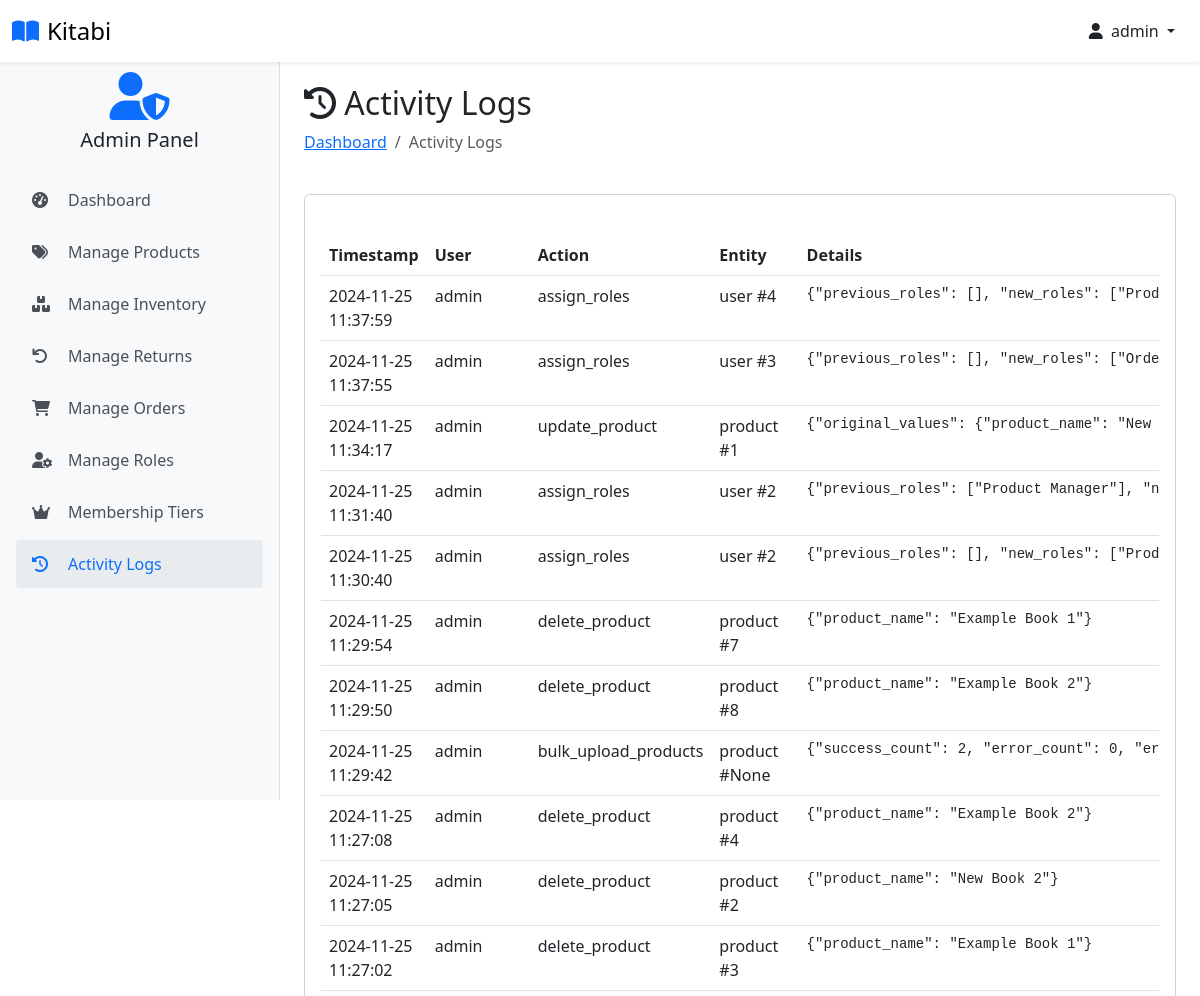
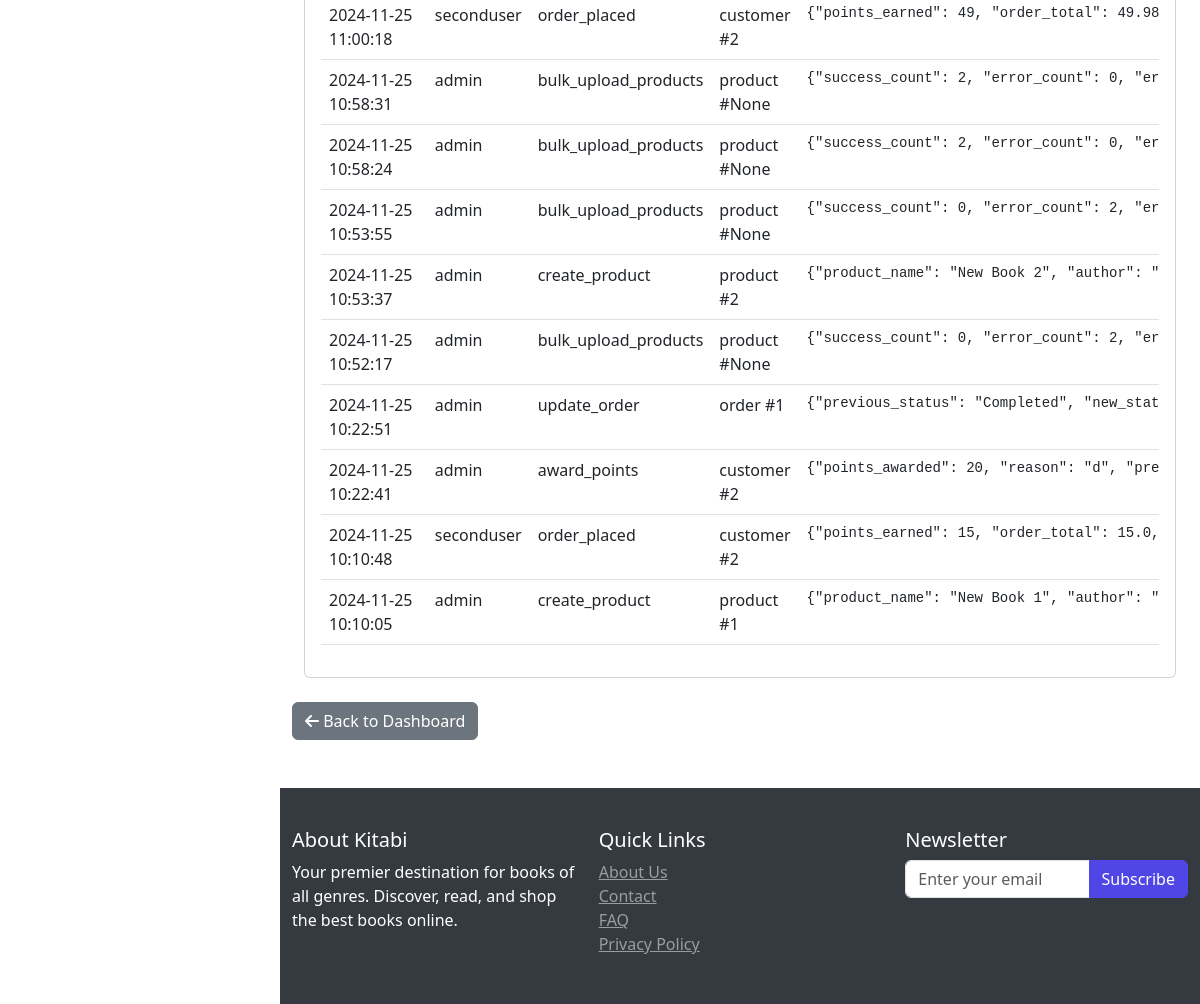
The app's page /activity-logs (signed in) with its own data (2 pictures, top to bottom).
### website/models.py (models this page shows, shortened)
class Customer(db.Model, UserMixin):
    id = db.Column(db.Integer, primary_key=True)
    full_name = db.Column(db.String(100), nullable=False)
    email = db.Column(db.String(100), unique=True, nullable=False)
    username = db.Column(db.String(100), unique=True, nullable=False)
    password_hash = db.Column(db.String(200), nullable=False)
    date_joined = db.Column(db.DateTime(), default=datetime.utcnow)
    is_admin_val = db.Column(db.Boolean, default=False)
    last_login = db.Column(db.DateTime)
    status = db.Column(db.String(20), default='active')
    membership_tier_id = db.Column(db.Integer, db.ForeignKey('membership_tier.id'), default=1)  # Default to Normal
    points = db.Column(db.Integer, default=0)
    membership_tier = db.relationship('MembershipTier', backref='customers')
    cart_items = db.relationship('Cart', back_populates='customer', lazy=True)
    orders = db.relationship('Order', back_populates='customer', lazy=True)
    activity_logs = db.relationship('ActivityLog', back_populates='user', lazy=True)
    returns = db.relationship('Return', foreign_keys='Return.customer_link', back_populates='customer', lazy=True)
    roles = db.relationship(
        'Role',
        secondary=user_roles,
        back_populates='users',
        lazy='dynamic'
    )
    @property
    def password(self):
        raise AttributeError('Password is not a readable Attribute')
    @property
    def is_admin(self):
        return self.is_admin_val or any(
            role.name in ['Super Admin', 'Product Manager', 'Order Manager']
            for role in self.roles
        )
    def has_permission(self, permission):
        if not self.roles:
            return False
        for role in self.roles:
            permissions = role.permissions or []
            if permission in permissions:
                return True
        return False

class ActivityLog(db.Model):
    id = db.Column(db.Integer, primary_key=True)
    user_id = db.Column(db.Integer, db.ForeignKey('customer.id'), nullable=False)
    action = db.Column(db.String(100), nullable=False)
    entity_type = db.Column(db.String(50))
    entity_id = db.Column(db.Integer)
    details = db.Column(db.JSON)
    ip_address = db.Column(db.String(50))
    timestamp = db.Column(db.DateTime, default=datetime.utcnow)
    user = db.relationship('Customer', back_populates='activity_logs')

### website/admin.py (the view)
@admin.route('/activity-logs')
@login_required
@admin_required
@check_permission('view_reports')
def view_activity_logs():
    logs = ActivityLog.query.order_by(ActivityLog.timestamp.desc()).all()
    return render_template('activity_logs.html', logs=logs)

### website/templates/activity_logs.html (shortened to what this page needs)
{% extends 'base.html' %}
{% block body %}
<div class="container  ">
    <div class="row mb-4">
        <div class="col">
            <h2><i class="fas fa-history"></i> Activity Logs</h2>
            <nav aria-label="breadcrumb">
                <ol class="breadcrumb">
                    <li class="breadcrumb-item"><a href="{{ url_for('admin.admin_page') }}">Dashboard</a></li>
                    <li class="breadcrumb-item active">Activity Logs</li>
                </ol>
            </nav>
        </div>
    </div>
    <div class="card">
        <div class="card-body">
            <div class="table-responsive">
                <table class="table table-hover">
                    <thead>
                        <tr>
                            <th>Timestamp</th>
                            <th>User</th>
                            <th>Action</th>
                            <th>Entity</th>
                            <th>Details</th>
                        </tr>
                    </thead>
                    <tbody>
                        {% for log in logs %}
                        <tr>
                            <td>{{ log.timestamp.strftime('%Y-%m-%d %H:%M:%S') }}</td>
                            <td>{{ log.user.username }}</td>
                            <td>{{ log.action }}</td>
                            <td>
                                {% if log.entity_type %}
                                {{ log.entity_type }} #{{ log.entity_id }}
                                {% endif %}
                            </td>
                            <td>
                                {% if log.details %}
                                <pre class="mb-0"><code>{{ log.details | tojson | safe }}</code></pre>
                                {% endif %}
                            </td>
                        </tr>
                        {% endfor %}
                    </tbody>
                </table>
            </div>
        </div>
    </div>
</div>
<div class="row mt-4 mb-5">
    <div class="col">
        <a href="{{ url_for('admin.admin_page') }}" class="btn btn-secondary">
            <i class="fas fa-arrow-left"></i> Back to Dashboard
        </a>
    </div>
</div>
</div>
{% endblock %}

### website/templates/base.html (shortened to what this page needs)
<!DOCTYPE html>
<html lang="en">
<head>
    <link rel="stylesheet" href="{{ url_for('static', filename='css/bootstrap.min.css') }}">
    <link rel="stylesheet" href="{{ url_for('static', filename='css/owl.carousel.min.css') }}">
    <link rel="stylesheet" href="{{ url_for('static', filename='css/style.css') }}">
    <link rel="stylesheet" href="https://cdnjs.cloudflare.com/ajax/libs/font-awesome/6.0.0/css/all.min.css">
</head>
<body class="{% if current_user.is_authenticated %}{% if current_user.is_admin %}admin-user{% else %}user{% endif %}{% else %}guest{% endif %}">
<nav class="navbar navbar-light bg-white fixed-top shadow-sm">
    <div class="container-fluid">
        <div class="d-flex align-items-center">
            <a class="navbar-brand d-flex align-items-center" href="/">
                <i class="fas fa-book-open text-primary me-2"></i>
                <span class="font-weight-bold">Kitabi</span>
            </a>
        </div>
        <div class="d-flex align-items-center user-nav">
            {% if current_user.is_authenticated %}
                <div class="dropdown">
                    <button class="btn btn-link text-dark text-decoration-none dropdown-toggle" type="button" id="userDropdown" data-bs-toggle="dropdown" aria-expanded="false">
                        <i class="fas fa-user me-1"></i>
                        {{ current_user.username }}
                    </button>
                </div>
            {% else %}
                <a href="{{ url_for('auth.login') }}" class="btn btn-primary">
                    <i class="fas fa-sign-in-alt me-2"></i>Login
                </a>
            {% endif %}
        </div>
    </div>
</nav>
{% if current_user.is_authenticated and current_user.is_admin %}
    <div class="admin-sidebar">
        <div class="text-center mb-4">
            <i class="fas fa-user-shield fa-3x text-primary"></i>
            <h5 class="mt-2">Admin Panel</h5>
        </div>
        <div class="nav flex-column">
            <a class="admin-nav-item" href="{{ url_for('admin.admin_page') }}">
                <i class="fas fa-tachometer-alt"></i>Dashboard
            </a>
            {% if current_user.has_permission('manage_products') %}
            <a class="admin-nav-item" href="{{ url_for('admin.shop_items') }}">
                <i class="fas fa-tags"></i>Manage Products
            </a>
            {% endif %}
            {% if current_user.has_permission('manage_inventory') %}
            <a class="admin-nav-item" href="{{ url_for('admin.inventory_management') }}">
                <i class="fas fa-boxes"></i>Manage Inventory
            </a>
            {% endif %}
            {% if current_user.has_permission('manage_returns') %}
            <a class="admin-nav-item" href="{{ url_for('admin.returns_management') }}">
                <i class="fas fa-undo"></i>Manage Returns
            </a>
            {% endif %}
            {% if current_user.has_permission('manage_orders') %}
            <a class="admin-nav-item" href="{{ url_for('admin.order_view') }}">
                <i class="fas fa-shopping-cart"></i>Manage Orders
            </a>
            {% endif %}
            {% if current_user.has_permission('manage_users') %}
            <a class="admin-nav-item" href="{{ url_for('admin.manage_roles') }}">
                <i class="fas fa-user-cog"></i>Manage Roles
            </a>
            <a class="admin-nav-item" href="{{ url_for('admin.membership_tiers') }}">
                <i class="fas fa-crown"></i>Membership Tiers
            </a>
            {% endif %}
            {% if current_user.has_permission('view_reports') %}
            <a class="admin-nav-item" href="{{ url_for('admin.view_activity_logs') }}">
                <i class="fas fa-history"></i>Activity Logs
            </a>
            {% endif %}
        </div>
    </div>
{% endif %}
    <main class="main-content">
         <div class="container pt-2">
            {% block body %}{% endblock %}
    </main>
    <footer>
         <div class="container pt-2">
            <div class="row">
                <div class="col-md-4">
                    <h5>About Kitabi</h5>
                    <p>Your premier destination for books of all genres. Discover, read, and shop the best books online.</p>
                </div>
                <div class="col-md-4">
                    <h5>Quick Links</h5>
                    <ul class="list-unstyled">
                        <li><a href="#" class="text-white-50">About Us</a></li>
                        <li><a href="#" class="text-white-50">Contact</a></li>
                        <li><a href="#" class="text-white-50">FAQ</a></li>
                    <li><a href="#" class="text-white-50">Privacy Policy</a></li>
                </ul>
            </div>
            <div class="col-md-4">
                <h5>Newsletter</h5>
                <form>
                    <div class="input-group">
                        <input type="email" class="form-control" placeholder="Enter your email">
                        <button class="btn btn-primary" type="submit">Subscribe</button>
                    </div>
                </form>
            </div>
        </div>
    </div>
</footer>
</body>
</html>

### website/static/css/style.css (style rules this page uses)
:root { --primary-color: #4f46e5; --secondary-color: #818cf8; --dark-color: #1f2937; --light-color: #f3f4f6; }
body { font-family: 'Segoe UI', Tahoma, Geneva, Verdana, sans-serif; padding-top: 56px; margin: 0; }
.navbar-brand { font-size: 1.5rem; }
.sidebar, .admin-sidebar { height: calc(100vh - 56px); position: fixed; top: 56px; left: 0; width: 280px; z-index: 1000; overflow-y: auto; transition: transform 0.3s ease-in-out; padding: 1rem; }
.admin-sidebar { background-color: #f8f9fa; border-right: 1px solid rgba(0, 0, 0, 0.1); }
.main-content { padding-top: 20px; min-height: calc(100vh - 56px); transition: margin-left 0.3s ease-in-out; }
body.admin-user .main-content { margin-left: 280px; }
.admin-nav-item { display: flex; align-items: center; padding: 0.75rem 1rem; color: #495057; text-decoration: none; border-radius: 0.25rem; transition: all 0.2s; margin-bottom: 0.25rem; }
.admin-nav-item:hover, .admin-nav-item.active { background-color: #e9ecef; color: #0d6efd; text-decoration: none; }
.admin-nav-item i { width: 1.5rem; margin-right: 0.75rem; }
.btn-primary { background-color: var(--primary-color); border-color: var(--primary-color); }
footer { flex-shrink: 0; position: relative; width: 100%; margin-top: auto; }
@media (min-width: 992px) { body:not(.admin-user) footer, body.admin-user footer { margin-left: 280px; width: calc(100% - 280px); } }

### website/templates/base.html (style rules this page uses)
body { min-height: 100vh; display: flex; flex-direction: column; padding-top: 56px; }
.sidebar, .admin-sidebar { height: calc(100vh - 56px); position: fixed; top: 56px; left: 0; width: 280px; z-index: 1000; overflow-y: auto; transition: transform 0.3s ease-in-out; padding: 1rem; }
.admin-sidebar { background-color: #f8f9fa; border-right: 1px solid rgba(0, 0, 0, 0.1); }
.admin-nav-item { display: flex; align-items: center; padding: 0.75rem 1rem; color: #495057; text-decoration: none; border-radius: 0.25rem; transition: all 0.2s; margin-bottom: 0.25rem; }
.admin-nav-item:hover, .admin-nav-item.active { background-color: #e9ecef; color: #0d6efd; text-decoration: none; }
.admin-nav-item i { width: 1.5rem; margin-right: 0.75rem; }
.main-content { flex: 1; padding-top: 20px; transition: margin-left 0.3s ease-in-out; }
footer { margin-top: auto; background-color: #343a40; color: white; padding: 2rem 0; }
@media (min-width: 992px) { body.admin-user .main-content, body.admin-user footer { margin-left: 280px; } }

### records on screen
Customer: username "admin"
ActivityLog: timestamp "2024-11-25 11:37:59", user.username "admin", action "assign_roles", entity_type "user", entity_id "4", details|tojson "{\"previous_roles\": [], \"new_roles\":…"
ActivityLog: timestamp "2024-11-25 11:37:55", user.username "admin", action "assign_roles", entity_type "user", entity_id "3", details|tojson "{\"previous_roles\": [], \"new_roles\":…"
ActivityLog: timestamp "2024-11-25 11:34:17", user.username "admin", action "update_product", entity_type "product", entity_id "1", details|tojson "{\"original_values\": {\"product_name\": \"New…"
ActivityLog: timestamp "2024-11-25 11:31:40", user.username "admin", action "assign_roles", entity_type "user", entity_id "2", details|tojson "{\"previous_roles\": [\"Product Manager\"],…"
ActivityLog: timestamp "2024-11-25 11:30:40", user.username "admin", action "assign_roles", entity_type "user", entity_id "2", details|tojson "{\"previous_roles\": [], \"new_roles\":…"
ActivityLog: timestamp "2024-11-25 11:29:54", user.username "admin", action "delete_product", entity_type "product", entity_id "7", details|tojson "{\"product_name\": \"Example Book 1\"}"
ActivityLog: timestamp "2024-11-25 11:29:50", user.username "admin", action "delete_product", entity_type "product", entity_id "8", details|tojson "{\"product_name\": \"Example Book 2\"}"
ActivityLog: timestamp "2024-11-25 11:29:42", user.username "admin", action "bulk_upload_products", entity_type "product", entity_id "None", details|tojson "{\"success_count\": 2, \"error_count\": 0,…"
ActivityLog: timestamp "2024-11-25 11:27:08", user.username "admin", action "delete_product", entity_type "product", entity_id "4", details|tojson "{\"product_name\": \"Example Book 2\"}"
ActivityLog: timestamp "2024-11-25 11:27:05", user.username "admin", action "delete_product", entity_type "product", entity_id "2", details|tojson "{\"product_name\": \"New Book 2\"}"
ActivityLog: timestamp "2024-11-25 11:27:02", user.username "admin", action "delete_product", entity_type "product", entity_id "3", details|tojson "{\"product_name\": \"Example Book 1\"}"
ActivityLog: timestamp "2024-11-25 11:00:18", user.username "seconduser", action "order_placed", entity_type "customer", entity_id "2", details|tojson "{\"points_earned\": 49, \"order_total\":…"
ActivityLog: timestamp "2024-11-25 10:58:31", user.username "admin", action "bulk_upload_products", entity_type "product", entity_id "None", details|tojson "{\"success_count\": 2, \"error_count\": 0,…"
ActivityLog: timestamp "2024-11-25 10:58:24", user.username "admin", action "bulk_upload_products", entity_type "product", entity_id "None", details|tojson "{\"success_count\": 2, \"error_count\": 0,…"
ActivityLog: timestamp "2024-11-25 10:53:55", user.username "admin", action "bulk_upload_products", entity_type "product", entity_id "None", details|tojson "{\"success_count\": 0, \"error_count\": 2,…"
ActivityLog: timestamp "2024-11-25 10:53:37", user.username "admin", action "create_product", entity_type "product", entity_id "2", details|tojson "{\"product_name\": \"New Book 2\", \"author\":…"
ActivityLog: timestamp "2024-11-25 10:52:17", user.username "admin", action "bulk_upload_products", entity_type "product", entity_id "None", details|tojson "{\"success_count\": 0, \"error_count\": 2,…"
ActivityLog: timestamp "2024-11-25 10:22:51", user.username "admin", action "update_order", entity_type "order", entity_id "1", details|tojson "{\"previous_status\": \"Completed\",…"
ActivityLog: timestamp "2024-11-25 10:22:41", user.username "admin", action "award_points", entity_type "customer", entity_id "2", details|tojson "{\"points_awarded\": 20, \"reason\": \"d\",…"
ActivityLog: timestamp "2024-11-25 10:10:48", user.username "seconduser", action "order_placed", entity_type "customer", entity_id "2", details|tojson "{\"points_earned\": 15, \"order_total\": 15.0,…"
ActivityLog: timestamp "2024-11-25 10:10:05", user.username "admin", action "create_product", entity_type "product", entity_id "1", details|tojson "{\"product_name\": \"New Book 1\", \"author\":…"
